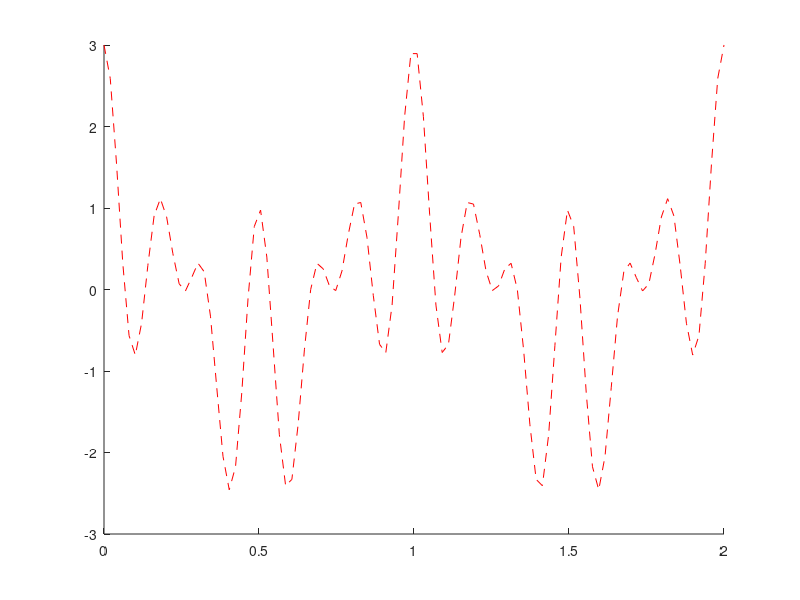

Recreate this plot in MATLAB. (Note: this script raises an error after producing the figure.)
dom = linspace(0,2);
x = cos(2*pi*dom)+cos(8*pi*dom)+cos(12*pi*dom);
xa = cos(2*pi*dom)+2*cos(8*pi*dom);

n=0:1:10;
xT = cos(2/10*pi*n)+cos(8/10*pi*n)+cos(12/10*pi*n);

figure
hold on
plot(dom,x, 'r--');
plot(dom,xa, 'bl-');
plot(n/10,xT,'b.');
legend('original','aliased','samples')

xlabel('t (msec)')
ylabel('x(t), xa(t)')
title('fs= 10 kHz')
hold off
%finished